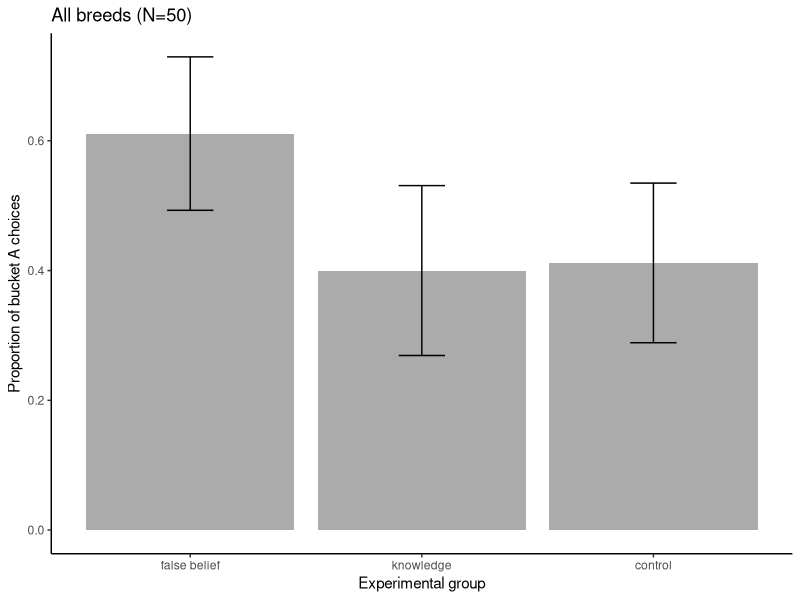
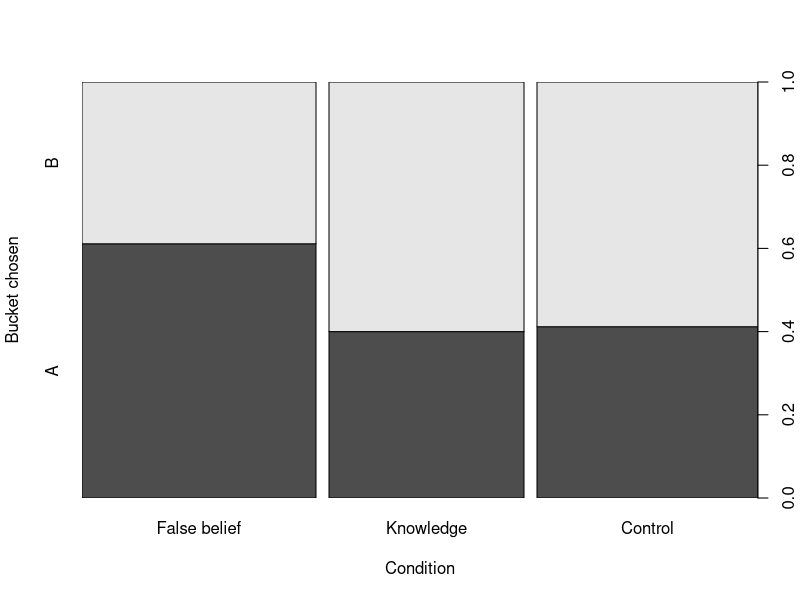

Recreate these plots in R, in order.
## ---- chunk 1
library(tidyverse)
library(ggplot2)
## ---- chunk 2
xdata <- read.csv("data/tested_dogs.csv", header = TRUE) %>% 
  na.omit %>% 
  mutate(choice_letter = as.factor(choice_letter)) %>% 
  mutate(condition = as.factor(condition)) %>% 
  mutate(age_months=as.numeric(age_months))
## ---- chunk 3
##nr. dogs choosing bucket A and B overall
table(xdata$choice_letter)

##proportions relative to the whole sample
mean(xdata$choice_letter=="A")
mean(xdata$choice_letter=="B")

##nr. dogs choosing bucket A and B in each condition
table(xdata$condition, xdata$choice_letter)

##proportions relative to the different conditions
fb_subset <- xdata[xdata$condition == "false_belief", ]
know_subset <- xdata[xdata$condition == "knowledge", ]
ctr_subset <- xdata[xdata$condition == "control", ]
mean(fb_subset$choice_letter=="A")
mean(know_subset$choice_letter=="A")
mean(ctr_subset$choice_letter=="A")

#experimenters (communicator and hider)
table(xdata$condition, xdata$communicator)
table(xdata$condition, xdata$hider)

#age
mean(fb_subset$age_months)
mean(know_subset$age_months)
mean(ctr_subset$age_months)
## ---- chunk 4
#table with descriptive stats for plotting
plot.data <- xdata %>%
  mutate(choice = ifelse(choice_letter == "A", 1, 0)) %>%
  mutate(condition = fct_relevel(
    fct_recode(
      condition,
      "false belief" = "false_belief",
      "knowledge" = "knowledge",
      "control" = "control"
    ),
    "false belief",
    "knowledge",
    "control"
  )) %>% #specify order of factor levels for factor_relevel
  group_by(condition) %>%
  summarise(
    mean.choiceA = mean(choice),
    sd.choiceA = sd(choice),
    n.choseA = sum(choice),
    median.choiceA = median(choice),
    n.tested.per.cond = length(choice),
    se.choiceA = sd(choice) / sqrt(length(choice))
  )

plot.data

##barplot of choices by experimental group

p.choice <- ggplot(data = plot.data, aes(x = condition, y = mean.choiceA)) +
  geom_bar(stat = "identity", alpha = 0.5) +
  geom_errorbar(aes(ymin = mean.choiceA - se.choiceA, ymax = mean.choiceA + #error bars represent standard error
                      se.choiceA),
                width = .2) +
  #ylim(0,0.8)+
  #geom_signif(comparisons=list(c("False Belief", #"Knowledge")), annotations="*",
  #             y_position = 0.75, tip_length = 0.04, #vjust=0.4) +
  theme_classic() +
  labs(x = "Experimental group", y = "Proportion of bucket A choices")+
  ggtitle("All breeds (N=50)")

p.choice
 
#saving the plot with ggsave
# ggsave(
#   "./graphs/bucket_A_choices_BC.png",
#   plot = last_plot(),
#   device = NULL,
#  # path = "C:/Users/lonardol/Desktop/False Belief experiment/FB_2_follow_up/Graphs/Border Collies",
#   scale = 0.8,
#   width = 7,
#   height = 6,
#   #units = c("in", "cm", "mm"),
#   dpi = 320,
#   limitsize = TRUE
# )
## ---- chunk 5
#mosaic plot to visualize also bucket B choices
mosaic.plot.data  <- xdata %>%
  mutate(choice_letter = fct_relevel(choice_letter, "B", "A")) %>%
  mutate(condition = fct_relevel(
    fct_recode(
      condition,
      "False belief" = "false_belief",
      "Knowledge" = "knowledge",
      "Control" = "control"
    ),
    "False belief",
    "Knowledge",
    "Control"
  )) #specify order of factor levels for factor_relevel

plot(mosaic.plot.data$condition,mosaic.plot.data$choice_letter,
  xlab = "Condition",
  ylab = "Bucket chosen")


#saving the plot with ggsave
# ggsave(
#   "./graphs/bucket_A_choices_BC.png",
#   plot = last_plot(),
#   device = NULL,
#  # path = "C:/Users/lonardol/Desktop/False Belief experiment/FB_2_follow_up/Graphs/Border Collies",
#   scale = 0.8,
#   width = 7,
#   height = 6,
#   #units = c("in", "cm", "mm"),
#   dpi = 320,
#   limitsize = TRUE
# )
## ---- chunk 6
#chi square test (false belief - knowledge) 29 October
condition<-c("false belief", "knowledge", "control")
outcome <- plot.data$n.choseA # number of successes (bucket A chosen) for each condition
n <- plot.data$n.tested.per.cond # total trials for each condition

# Create a contingency table
table <- matrix(c(outcome[1], n[1] - outcome[1], outcome[2], n[2] - outcome[2], outcome[3], n[3] - outcome[3]), 
                nrow = 3, byrow = TRUE)
rownames(table) <- condition
colnames(table) <- c("Success", "Failure")

# Chi-squared test
chisq.test(table)
